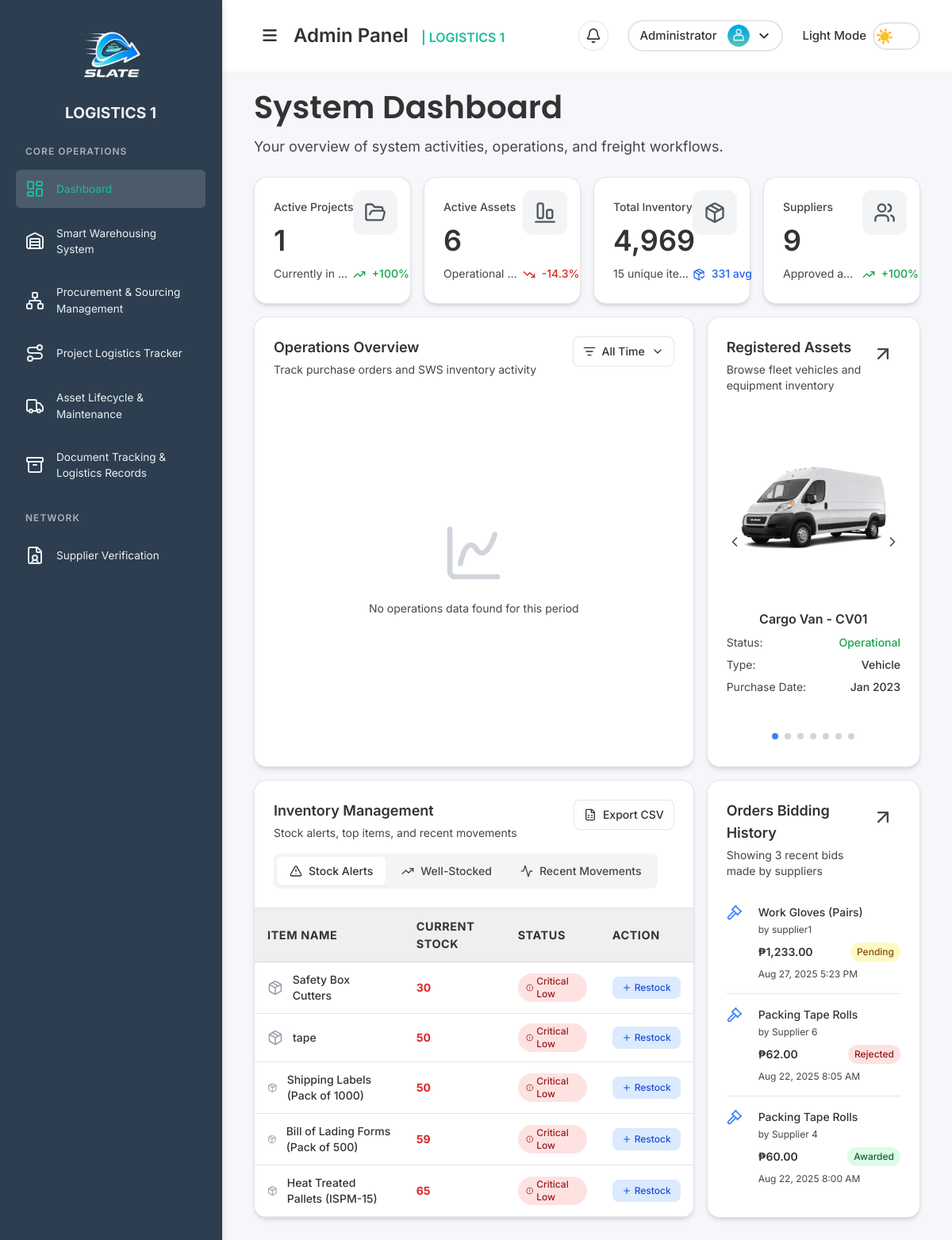
/pages/dashboard.php (signed in), run on the app's committed database.
### tables this page shows
CREATE TABLE `assets` (
  `id` int NOT NULL,
  `asset_name` varchar(255) NOT NULL,
  `asset_type` varchar(100) DEFAULT NULL,
  `purchase_date` date DEFAULT NULL,
  `status` varchar(50) DEFAULT 'Operational',
  `image_path` varchar(255) DEFAULT NULL,
  `created_at` timestamp NULL DEFAULT CURRENT_TIMESTAMP
);

CREATE TABLE `inventory` (
  `id` int NOT NULL,
  `item_name` varchar(255) NOT NULL,
  `quantity` int NOT NULL DEFAULT '0',
  `last_updated` timestamp NULL DEFAULT CURRENT_TIMESTAMP ON UPDATE CURRENT_TIMESTAMP
);

CREATE TABLE `bids` (
  `id` int NOT NULL,
  `po_id` int NOT NULL,
  `supplier_id` int NOT NULL,
  `bid_amount` decimal(10,2) NOT NULL,
  `notes` text,
  `bid_date` timestamp NULL DEFAULT CURRENT_TIMESTAMP,
  `status` varchar(50) DEFAULT 'Pending'
);

CREATE TABLE `purchase_orders` (
  `id` int NOT NULL,
  `supplier_id` int DEFAULT NULL,
  `item_name` varchar(255) NOT NULL,
  `quantity` int NOT NULL,
  `status` varchar(50) DEFAULT 'Pending',
  `order_date` timestamp NULL DEFAULT CURRENT_TIMESTAMP,
  `awarded_to_supplier_id` int DEFAULT NULL,
  `awarded_at` timestamp NULL DEFAULT NULL
);

CREATE TABLE `suppliers` (
  `id` int NOT NULL,
  `supplier_name` varchar(255) NOT NULL,
  `contact_person` varchar(255) DEFAULT NULL,
  `email` varchar(255) DEFAULT NULL,
  `phone` varchar(50) DEFAULT NULL,
  `address` text,
  `verification_document_path` varchar(255) DEFAULT NULL,
  `status` varchar(50) DEFAULT 'Pending',
  `verification_code` varchar(255) DEFAULT NULL,
  `is_verified` tinyint(1) NOT NULL DEFAULT '0',
  `created_at` timestamp NULL DEFAULT CURRENT_TIMESTAMP
);

### pages/dashboard.php (the view, shortened to what the rows shown need)
<?php
if ($_SESSION['role'] === 'admin') {
    require_once '../includes/functions/inventory.php';
    require_once '../includes/functions/asset.php';
    require_once '../includes/functions/purchase_order.php';
    $allAssets = getAllAssets();
    $lowStockItems = getLowStockItems(5);
    $biddingHistory = getRecentBiddingHistory(3);
}
?>
<!DOCTYPE html>
<html lang="en">
<head>
  <link rel="stylesheet" href="../assets/css/styles.css">
  <link rel="stylesheet" href="../assets/css/sidebar.css">
  <link rel="stylesheet" href="https://cdnjs.cloudflare.com/ajax/libs/font-awesome/6.7.2/css/all.min.css">
  <script src="https://cdn.tailwindcss.com"></script>
</head>
<body class="sidebar-active">
  <div class="main-content-wrapper" id="mainContentWrapper">
    <div class="content" id="mainContent">
      <?php include '../partials/header.php'; ?>
      <?php if ($_SESSION['role'] === 'admin'): ?>
        <h1 class="font-semibold mb-1.5 page-title">System Dashboard</h1>
        <div class="grid grid-cols-1 lg:grid-cols-3 gap-4 mb-4">
          <div style="background: var(--card-bg); border: 1px solid var(--card-border);" class="rounded-2xl shadow-md p-6 relative">
            <?php if (!empty($allAssets)): ?>
              <div class="assets-carousel relative overflow-hidden">
                <div id="assetsContainer" class="flex transition-transform duration-300 ease-in-out" style="transform: translateX(0%);">
                  <?php foreach ($allAssets as $index => $asset): ?>
                    <div class="asset-slide flex-shrink-0 w-full text-center h-full flex flex-col">
                <div class="flex items-center justify-center pt-4">
                  <div class="mx-auto w-72 h-56 rounded-lg overflow-hidden">
                          <?php if ($asset['image_path']): ?>
                            <img src="../<?php echo htmlspecialchars($asset['image_path']); ?>"
                                 alt="<?php echo htmlspecialchars($asset['asset_name']); ?>"
                           class="w-full h-full object-contain">
                    <?php else: ?>
                      <div class="flex items-center justify-center h-full">
                        <i data-lucide="truck" class="w-16 h-16 text-gray-400"></i>
                      </div>
                    <?php endif; ?>
                  </div>
                </div>
                <div class="mt-4 pb-8">
                        <h4 style="color: var(--text-color);" class="font-semibold mb-2"><?php echo htmlspecialchars($asset['asset_name']); ?></h4>
                  <div class="space-y-2 text-sm">
                    <div class="flex justify-between">
                      <span style="color: var(--subtitle-color);">Status:</span>
                            <span class="<?php echo $asset['status'] === 'Operational' ? 'text-green-600 font-medium' : 'text-amber-600 font-medium'; ?>">
                              <?php echo htmlspecialchars($asset['status']); ?>
                      </span>
                    </div>
                    <div class="flex justify-between">
                      <span style="color: var(--subtitle-color);">Type:</span>
                            <span style="color: var(--text-color);" class="font-medium"><?php echo htmlspecialchars($asset['asset_type']); ?></span>
                    </div>
                    <div class="flex justify-between">
                      <span style="color: var(--subtitle-color);">Purchase Date:</span>
                            <span style="color: var(--text-color);" class="font-medium"><?php echo date('M Y', strtotime($asset['purchase_date'])); ?></span>
                          </div>
                        </div>
                      </div>
                    </div>
                  <?php endforeach; ?>
                </div>
              </div>
            <?php endif; ?>
          </div>
        </div>
        <div class="grid grid-cols-1 lg:grid-cols-3 gap-4 items-stretch">
          <div style="background: var(--card-bg); border: 1px solid var(--card-border);" class="lg:col-span-2 rounded-2xl shadow-md overflow-hidden flex flex-col">
            <div class="flex-1">
              <div id="content-alerts" class="inventory-tab-content active">
                <div class="overflow-x-auto">
                  <table class="data-table">
                    <thead>
                      <tr>
                        <th class="py-4">Item Name</th>
                        <th class="py-4">Current Stock</th>
                        <th class="py-4">Status</th>
                        <th class="py-4">Action</th>
                      </tr>
                    </thead>
                    <tbody>
                      <?php if (empty($lowStockItems)): ?>
                        <tr>
                          <td colspan="4" class="table-empty py-12">
                            <i data-lucide="check-circle" class="w-12 h-12 mx-auto mb-2 text-green-500"></i>
                            <p>All items are well stocked!</p>
                          </td>
                        </tr>
                      <?php else: ?>
                        <?php foreach ($lowStockItems as $item): ?>
                          <tr>
                            <td class="py-4">
                              <div class="flex items-center">
                                <i data-lucide="package" class="w-5 h-5 text-gray-400 mr-3"></i>
                                <div class="text-sm font-medium" style="color: var(--text-color);"><?php echo htmlspecialchars($item['item_name']); ?></div>
                              </div>
                            </td>
                            <td class="py-4">
                              <div class="text-sm font-bold text-red-600"><?php echo $item['quantity']; ?></div>
                            </td>
                            <td class="py-4">
                              <span class="inline-flex items-center px-2.5 py-0.5 rounded-full text-xs font-medium bg-red-100 text-red-800">
                                <i data-lucide="alert-circle" class="w-3 h-3 mr-1"></i>
                                Critical Low
                              </span>
                            </td>
                            <td class="py-4">
                              <a href="smart_warehousing.php" class="inline-flex items-center px-3 py-1.5 text-xs font-medium text-blue-700 bg-blue-100 rounded-lg hover:bg-blue-200 transition-colors">
                                <i data-lucide="plus" class="w-3 h-3 mr-1"></i>
                                Restock
                              </a>
                            </td>
                          </tr>
                        <?php endforeach; ?>
                      <?php endif; ?>
                    </tbody>
                  </table>
                </div>
              </div>
            </div>
          </div>
          <div style="background: var(--card-bg); border: 1px solid var(--card-border);" class="rounded-2xl shadow-md p-6 flex flex-col">
            <div class="flex-1 flex flex-col justify-start">
              <?php if (empty($biddingHistory)): ?>
                <div style="color: var(--subtitle-color);" class="text-center py-8 flex-1 flex items-center justify-center">
                  <div>
                    <i data-lucide="file-text" class="w-12 h-12 mx-auto mb-3 text-gray-300"></i>
                    <p class="text-sm">No recent bids found</p>
                  </div>
                </div>
              <?php else: ?>
                <?php foreach ($biddingHistory as $index => $bid): ?>
                  <div class="flex items-start py-4 <?php echo $index < count($biddingHistory) - 1 ? 'border-b border-[var(--card-border)]' : ''; ?> flex-1">
                    <div class="flex-shrink-0 mr-3">
                      <i data-lucide="gavel" class="w-5 h-5 text-blue-500 mr-2"></i>
                    </div>
                    <div class="flex-1">
                      <div class="flex items-start justify-between">
                        <div class="flex-1">
                          <h4 style="color: var(--text-color);" class="text-sm font-medium mb-1">
                            <?php echo htmlspecialchars($bid['item_name']); ?>
                          </h4>
                          <p style="color: var(--subtitle-color);" class="text-xs mb-2">
                            by <?php echo htmlspecialchars($bid['supplier_name'] ?? 'Unknown Supplier'); ?>
                          </p>
                          <div class="flex items-center justify-between">
                            <span style="color: var(--text-color);" class="text-sm font-semibold">
                              ₱<?php echo number_format($bid['bid_amount'], 2); ?>
                            </span>
                            <span class="inline-flex items-center px-2 py-1 rounded-full text-xs font-medium
                              <?php
                                echo $bid['bid_status'] === 'Awarded' ? 'bg-green-100 text-green-800' :
                                     ($bid['bid_status'] === 'Rejected' ? 'bg-red-100 text-red-800' : 'bg-yellow-100 text-yellow-800');
                              ?>">
                              <?php echo htmlspecialchars($bid['bid_status']); ?>
                            </span>
                          </div>
                        </div>
                      </div>
                      <div style="color: var(--subtitle-color);" class="text-xs mt-2">
                        <?php echo date('M d, Y g:i A', strtotime($bid['bid_date'])); ?>
                      </div>
                    </div>
                  </div>
                <?php endforeach; ?>
              <?php endif; ?>
            </div>
          </div>
        </div>
      <?php elseif ($_SESSION['role'] === 'smart_warehousing'): ?>
        <h1 class="font-semibold mb-1.5 page-title">Dashboard</h1>
        <p class="lg:text-lg text-base text-[var(--subtitle-color)] mb-4 page-subtitle">SWS dashboard content coming soon...</p>
      <?php elseif ($_SESSION['role'] === 'procurement'): ?>
        <h1 class="font-semibold mb-1.5 page-title">Dashboard</h1>
        <p class="lg:text-lg text-base text-[var(--subtitle-color)] mb-4 page-subtitle">PSM dashboard content coming soon...</p>
      <?php elseif ($_SESSION['role'] === 'plt'): ?>
        <h1 class="font-semibold mb-1.5 page-title">Dashboard</h1>
        <p class="lg:text-lg text-base text-[var(--subtitle-color)] mb-4 page-subtitle">PLT dashboard content coming soon...</p>
      <?php elseif ($_SESSION['role'] === 'alms'): ?>
        <h1 class="font-semibold mb-1.5 page-title">Dashboard</h1>
        <p class="lg:text-lg text-base text-[var(--subtitle-color)] mb-4 page-subtitle">ALMS dashboard content coming soon...</p>
      <?php elseif ($_SESSION['role'] === 'dtrs'): ?>
        <h1 class="font-semibold mb-1.5 page-title">Dashboard</h1>
        <p class="lg:text-lg text-base text-[var(--subtitle-color)] mb-4 page-subtitle">DTRS dashboard content coming soon...</p>
      <?php else: ?>
        <h1 class="font-semibold mb-1.5 page-title">Welcome to LOGISTICS 1</h1>
        <p class="lg:text-lg text-base text-[var(--subtitle-color)] mb-4 page-subtitle">Your dashboard content will appear here based on your assigned role.</p>
      <?php endif; ?>
    </div>
  </div>
</body>
</html>

### data on the page
assets: image_path (picture), asset_name "Cargo Van - CV01", status "Operational", asset_type "Vehicle", purchase_date "Jan 2023"
inventory: item_name "Safety Box Cutters", quantity "30"
inventory: item_name "tape", quantity "50"
inventory: item_name "Shipping Labels (Pack of 1000)", quantity "50"
inventory: item_name "Bill of Lading Forms (Pack of 500)", quantity "59"
inventory: item_name "Heat Treated Pallets (ISPM-15)", quantity "65"
bids: po.item_name "Work Gloves (Pairs)", supplier.supplier_name "supplier1", bid_amount "1,233.00", status "Pending", bid_date "Aug 27, 2025 5:23 PM"
bids: po.item_name "Packing Tape Rolls", supplier.supplier_name "Supplier 6", bid_amount "62.00", status "Rejected", bid_date "Aug 22, 2025 8:05 AM"
bids: po.item_name "Packing Tape Rolls", supplier.supplier_name "Supplier 4", bid_amount "60.00", status "Awarded", bid_date "Aug 22, 2025 8:00 AM"

### other printed values
$activeProjects "1"
$activeProjectsChange['percentage'] "100"
$operationalAssets "6"
$operationalAssetsChange['percentage'] "14.3"
$inventoryStats['total_quantity'] "4,969"
$inventoryStats['total_items'] "15"
$inventoryStats['avg_quantity'] "331"
$suppliersCount "9"
$suppliersChange['percentage'] "100"
